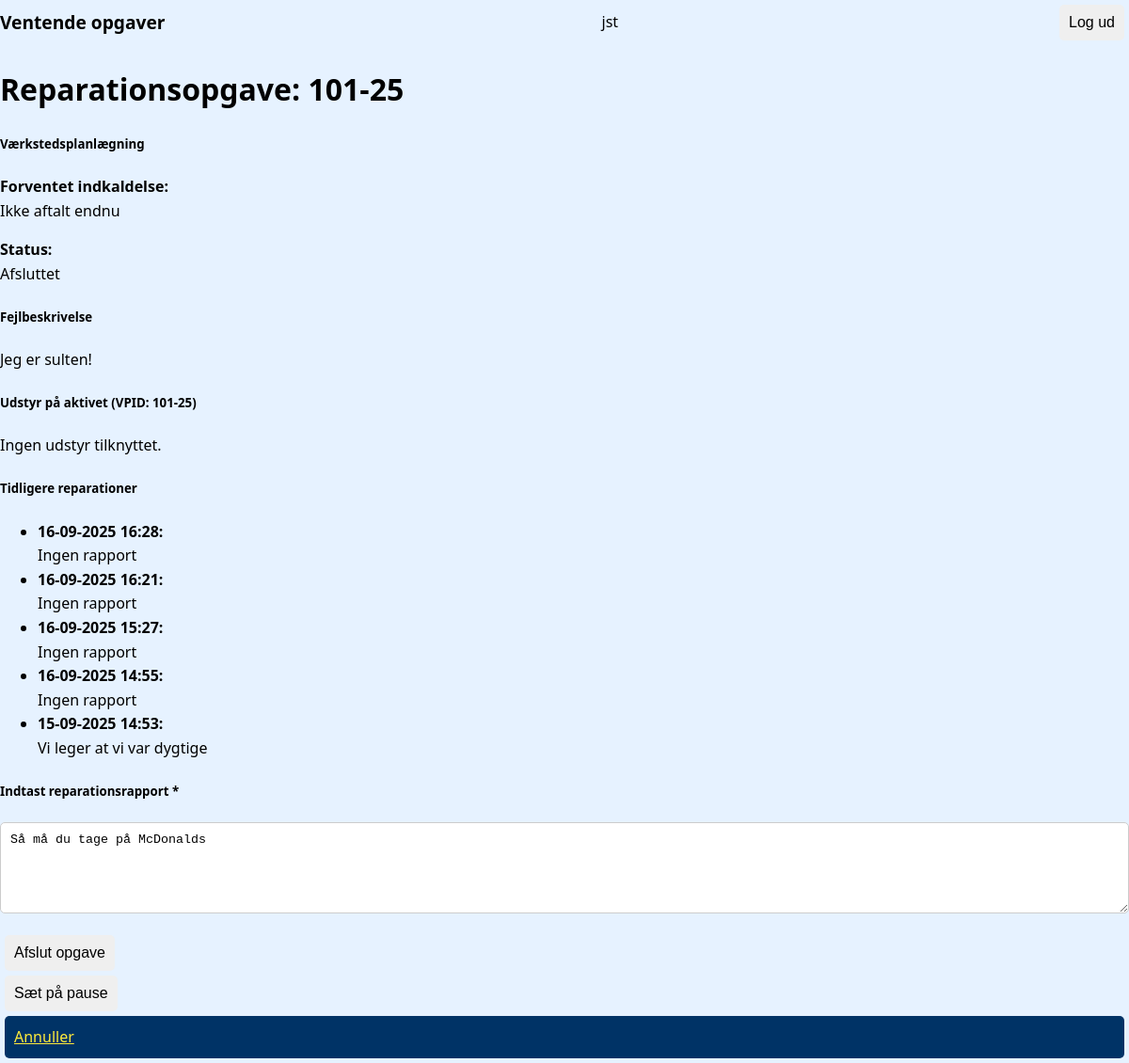
Page /task/5/ (signed in) on the committed database.
### assets/models.py (models this page shows, shortened)
class FaultReport(models.Model):
    LANGUAGE_CHOICES = [
        ('de', _("Tysk")),
        ('pl', _("Polsk")),
        ('en', _("Engelsk")),
    ]
    PRIORITY_CHOICES = [
        (1, _("Høj")),
        (2, _("Normal")),
        (3, _("Lav (vent til service)")),
    ]
    STATUS_CHOICES = [
        ('Active', _("Aktiv")),
        ('Paused', _("På pause")),
        ('Completed', _("Afsluttet")),
    ]
    title = models.CharField(max_length=100, verbose_name=_("Titel"))
    description = models.TextField(verbose_name=_("Beskrivelse (oversat)"))
    original_description = models.TextField(
        blank=True,
        null=True,
        verbose_name=_("Original beskrivelse")
    )
    sprog = models.CharField(
        max_length=2,
        choices=LANGUAGE_CHOICES,
        default='de',
        verbose_name=_("Originalt sprog")
    )
    created_at = models.DateTimeField(auto_now_add=True, verbose_name=_("Oprettet"))
    updated_at = models.DateTimeField(auto_now=True, verbose_name=_("Opdateret"))
    status = models.CharField(
        max_length=20,
        choices=STATUS_CHOICES,
        default='Active',
        verbose_name=_("Status")
    )
    image = models.ImageField(
        upload_to='fault_reports/',
        blank=True,
        verbose_name=_("Billede")
    )
    repair_status = models.BooleanField(
        default=False,
        verbose_name=_("Reparationsstatus")
    )
    machine = models.CharField(
        max_length=100,
        blank=True,
        null=True,
        default="",
        verbose_name=_("Maskine")
    )
    location = models.CharField(
        max_length=100,
        blank=True,
        null=True,
        default="",
        verbose_name=_("Lokation")
    )
    vpid = models.CharField(
        max_length=100,
        blank=True,
        null=True,
        verbose_name=_("VPID")
    )
    asset = models.ForeignKey(
        'Asset',
        on_delete=models.SET_NULL,
        null=True,
        blank=True,
        verbose_name=_("Aktiv")
    )
    priority = models.IntegerField(
        choices=PRIORITY_CHOICES,
        default=2,
        verbose_name=_("Prioritet")
    )
    assigned_to = models.ForeignKey(
        User,
        on_delete=models.SET_NULL,
        null=True,
        blank=True,
        verbose_name=_("Tildelt mekaniker"),
        related_name='assigned_reports'
    )
    started_at = models.DateTimeField(
        null=True,
        blank=True,
        verbose_name=_("Arbejde påbegyndt")
    )
    completed_at = models.DateTimeField(
        null=True,
        blank=True,
        verbose_name=_("Afsluttet")
    )
    completed_by = models.ForeignKey(
        User,
        on_delete=models.SET_NULL,
        null=True,
        blank=True,
        verbose_name=_("Udført af"),
        related_name='completed_reports'
    )
    notes = models.TextField(
        blank=True,
        verbose_name=_("Noter (til mekaniker)")
    )
    is_approved = models.BooleanField(
        default=False,
        verbose_name=_("Godkendt")
    )
    mechanic_report = models.TextField(
        blank=True,
        null=True,
        verbose_name=_("Mekanikerrapport")
    )
    expected_workshop_date = models.DateTimeField(
        null=True,
        blank=True,
        verbose_name=_("Forventet indkaldelse til værksted"),
        help_text=_("Dato og tid for når aktivet forventes indkaldt til værksted.")
    )
    def current_status(self):
        return self.get_status_display()
    current_status.short_description = _("Nuværende status")

class Asset(models.Model):
    VPID = models.CharField(max_length=50, unique=True, verbose_name=_("VPID"))
    name = models.CharField(max_length=100, verbose_name=_("Navn"))
    description = models.TextField(blank=True, verbose_name=_("Beskrivelse"))
    image = models.ImageField(upload_to='assets/', blank=True, null=True, verbose_name=_("Billede"))
    last_service_date = models.DateField(blank=True, null=True, verbose_name=_("Sidste service"))
    last_inspection_date = models.DateField(blank=True, null=True, verbose_name=_("Sidste syn"))
    location = models.CharField(max_length=100, blank=True, verbose_name=_("Lokation"))
    is_active = models.BooleanField(default=True, verbose_name=_("Aktiv"))
    in_workshop = models.BooleanField(default=False, verbose_name=_("I værksted"))
    workshop_from_date = models.DateField(blank=True, null=True, verbose_name=_("Værksted fra"))
    workshop_expected_return = models.DateField(blank=True, null=True, verbose_name=_("Forventet retur"))
    category = models.ForeignKey(Category, on_delete=models.SET_NULL, null=True, blank=True, verbose_name=_("Kategori"))
    qr_code = models.CharField(max_length=100, blank=True, verbose_name=_("QR-kode"))
    equipment = models.ManyToManyField(Equipment, blank=True, verbose_name=_("Tilknyttet udstyr"))
    created_at = models.DateTimeField(auto_now_add=True, verbose_name=_("Oprettet"))
    updated_at = models.DateTimeField(auto_now=True, verbose_name=_("Opdateret"))

### assets/views.py (the view, shortened to what this page needs)
# urls.py: path('task/<int:report_id>/', views.mechanic_task, name='mechanic_task'),
@login_required
def mechanic_task(request, report_id):
    report = get_object_or_404(FaultReport, id=report_id)
    asset = get_object_or_404(Asset, VPID=report.vpid) if report.vpid else None
    repair_history = FaultReport.objects.filter(vpid=report.vpid).exclude(id=report_id).order_by('-created_at')
    equipment_list = asset.equipment.all() if asset else []
    context = {
        'report': report,
        'asset': asset,
        'equipment_list': equipment_list,
        'repair_history': repair_history,
    }
    return render(request, 'assets/mechanic_task.html', context)

### assets/templates/assets/mechanic_task.html (shortened to what this page needs)
{% extends "base.html" %}
{% block content %}
<div class="container mt-4">
  <h1 class="mb-4">Reparationsopgave: {{ report.vpid }}</h1>
  <div class="card mb-4 border-warning">
    <div class="card-body">
      <h5 class="card-title text-warning">
         Værkstedsplanlægning
      </h5>
      <div class="row">
        <div class="col-md-6">
          <p>
            <strong>Forventet indkaldelse:</strong><br>
            {% if report.expected_workshop_date %}
              <span class="badge bg-{% if report.expected_workshop_date < timezone.now %}danger{% else %}primary{% endif %}">
                {{ report.expected_workshop_date|date:"d-m-Y H:i" }}
              </span>
              {% if report.expected_workshop_date < timezone.now %}
                <span class="text-danger ms-2">
                  <i class="bi bi-exclamation-triangle-fill"></i> Forsinket!
                </span>
              {% endif %}
            {% else %}
              <span class="text-muted">Ikke aftalt endnu</span>
            {% endif %}
          </p>
        </div>
        <div class="col-md-6">
          <p>
            <strong>Status:</strong><br>
            <span class="badge
              {% if report.status == 'Completed' %}bg-success
              {% elif report.status == 'Paused' %}bg-warning
              {% else %}bg-info{% endif %}">
              {{ report.get_status_display }}
            </span>
          </p>
        </div>
      </div>
    </div>
  </div>
  <div class="card mb-4">
    <div class="card-body">
      <h5 class="card-title">Fejlbeskrivelse</h5>
      <p class="card-text">{{ report.description }}</p>
    </div>
  </div>
  {% if asset %}
  <div class="card mb-4">
    <div class="card-body">
      <h5 class="card-title">Udstyr på aktivet (VPID: {{ asset.VPID }})</h5>
      {% if equipment_list %}
        <ul class="list-group">
          {% for equipment in equipment_list %}
            <li class="list-group-item">
              <strong>{{ equipment.Navn }}</strong><br>
              {{ equipment.Beskrivelse|default:"Ingen beskrivelse" }}
            </li>
          {% empty %}
            <li class="list-group-item">Ingen udstyr tilknyttet.</li>
          {% endfor %}
        </ul>
      {% else %}
        <p>Ingen udstyr tilknyttet.</p>
      {% endif %}
    </div>
  </div>
  {% endif %}
  <div class="card mb-4">
    <div class="card-body">
      <h5 class="card-title">Tidligere reparationer</h5>
      {% if repair_history %}
        <ul class="list-group">
          {% for old_report in repair_history %}
            <li class="list-group-item">
              <strong>{{ old_report.created_at|date:"d-m-Y H:i" }}:</strong><br>
              {{ old_report.mechanic_report|default:"Ingen rapport" }}
            </li>
          {% empty %}
            <li class="list-group-item">Ingen tidligere reparationer.</li>
          {% endfor %}
        </ul>
      {% else %}
        <p>Ingen tidligere reparationer.</p>
      {% endif %}
    </div>
  </div>
  <div class="card mb-4">
    <div class="card-body">
      <h5 class="card-title">Indtast reparationsrapport <span class="text-danger">*</span></h5>
      <form method="post">
        <div class="form-group mb-3">
          <textarea class="form-control" name="mechanic_report" rows="5" placeholder="Beskriv reparationen eller årsag til pause..." required>{{ report.mechanic_report }}</textarea>
        </div>
        <div class="d-flex gap-2">
          <button type="submit" name="complete" class="btn btn-success">Afslut opgave</button>
          <button type="submit" name="pause" class="btn btn-warning">Sæt på pause</button>
          <a href="{% url 'mechanic_reports' %}" class="btn btn-secondary">Annuller</a>
        </div>
      </form>
    </div>
  </div>
</div>
{% endblock %}

### templates/base.html (shortened to what this page needs)
<!DOCTYPE html>
<html lang="da">
<head>
    {% load static %}
    <link rel="stylesheet" href="{% static 'css/styles.css' %}">
</head>
<body>
    <div class="header">
        <div style="display: flex; justify-content: space-between; align-items: center; width: 100%;">
            <div style="color: var(--header-text-color); font-size: 1.2rem; font-weight: bold;">
                Ventende opgaver
            </div>
            <div style="color: var(--header-text-color); font-size: 1rem;">
                {{ user.get_full_name|default:user.username }}
            </div>
            <form method="post" action="{% url 'logout' %}" style="margin: 0;">
                <button type="submit" class="btn">Log ud</button>
            </form>
        </div>
    </div>
    {% block content %}{% endblock %}
</body>
</html>

### assets/static/css/styles.css (style rules this page uses)
body { font-family: 'Segoe UI', Tahoma, Geneva, Verdana, sans-serif; background-color: #e6f2ff; color: #000000; margin: 0; padding: 0; line-height: 1.6; }
.btn { display: block; width: auto; max-width: none; margin: 5px 5px; padding: 10px; border: none; border-radius: 5px; cursor: pointer; font-size: 1rem; }
.btn-primary, .btn-secondary { background-color: #003366; color: #ffeb3b; }
.form-group { margin-bottom: 15px; }
.form-control { width: 100%; padding: 10px; border: 1px solid #ccc; border-radius: 5px; resize: vertical; box-sizing: border-box; }

### rows in the picture
FaultReport: vpid "101-25", status "Afsluttet", description "Jeg er sulten!", mechanic_report "Så må du tage på McDonalds"
Asset: VPID "101-25"
FaultReport: created_at "16-09-2025 16:28", mechanic_report "Ingen rapport"
FaultReport: created_at "16-09-2025 16:21", mechanic_report "Ingen rapport"
FaultReport: created_at "16-09-2025 15:27", mechanic_report "Ingen rapport"
FaultReport: created_at "16-09-2025 14:55", mechanic_report "Ingen rapport"
FaultReport: created_at "15-09-2025 14:53", mechanic_report "Vi leger at vi var dygtige"

### other values in the picture
{{ user.get_full_name|default:user.username }} "jst"
